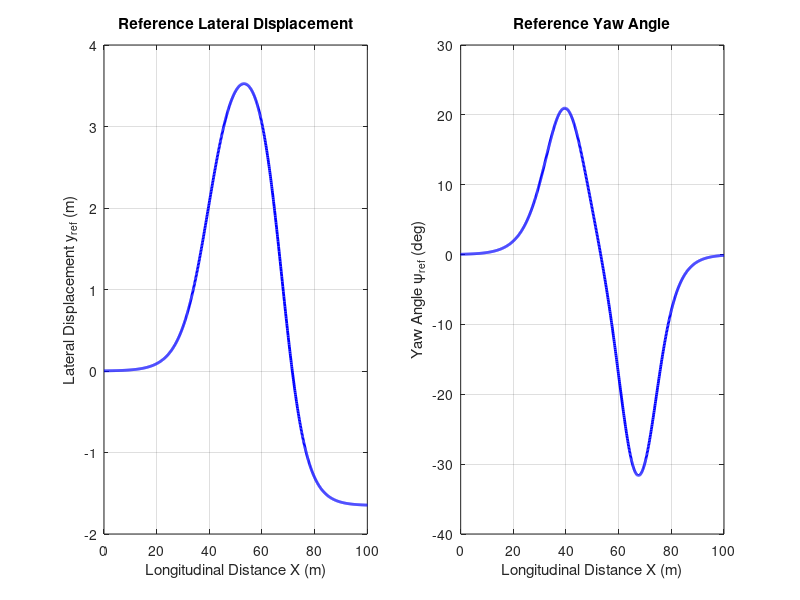

MATLAB code to generate this figure:
%% Double Lane Change (DLC) Reference Path Generation
clear; close all; clc;

% Parameters from Table 1
dx1 = 25.00;    % [m]
dx2 = 21.95;    % [m]
dy1 = 4.05;     % [m]
dy2 = 5.70;     % [m]
Xs1 = 27.19;    % [m]
Xs2 = 56.46;    % [m]
alpha = 2.4;    % Shape parameter

% Define the longitudinal distance range
X = 0:0.1:100;  % [m]

% Calculate intermediate variables z1 and z2
z1 = (alpha/dx1) * (X - Xs1) - (alpha/2);
z2 = (alpha/dx2) * (X - Xs2) - (alpha/2);

% Calculate Reference Lateral Displacement (y_ref)
y_ref = (dy1/2) * (1 + tanh(z1)) - (dy2/2) * (1 + tanh(z2));

% Calculate Reference Yaw Angle (psi_ref)
% Note: Using dot operators for element-wise array operations
term1 = (dy1 * alpha) ./ (dx1 * cosh(z1).^2);
term2 = (dy2 * alpha) ./ (dx2 * cosh(z2).^2);
psi_ref = atan(term1 - term2);

%% Plotting Results Side-by-Side
figure('Name', 'DLC Reference Path', 'Color', 'w', 'Position', [100, 100, 1000, 400]);

% Plot 1: y_ref vs X
subplot(1, 2, 1);
plot(X, y_ref, 'b', 'LineWidth', 2);
xlabel('Longitudinal Distance X (m)');
ylabel('Lateral Displacement y_{ref} (m)');
title('Reference Lateral Displacement');
grid on;

% Plot 2: psi_ref vs X
subplot(1, 2, 2);
plot(X, rad2deg(psi_ref), 'b', 'LineWidth', 2); % Converted to degrees for better readability
xlabel('Longitudinal Distance X (m)');
ylabel('Yaw Angle \psi_{ref} (deg)');
title('Reference Yaw Angle');
grid on;
